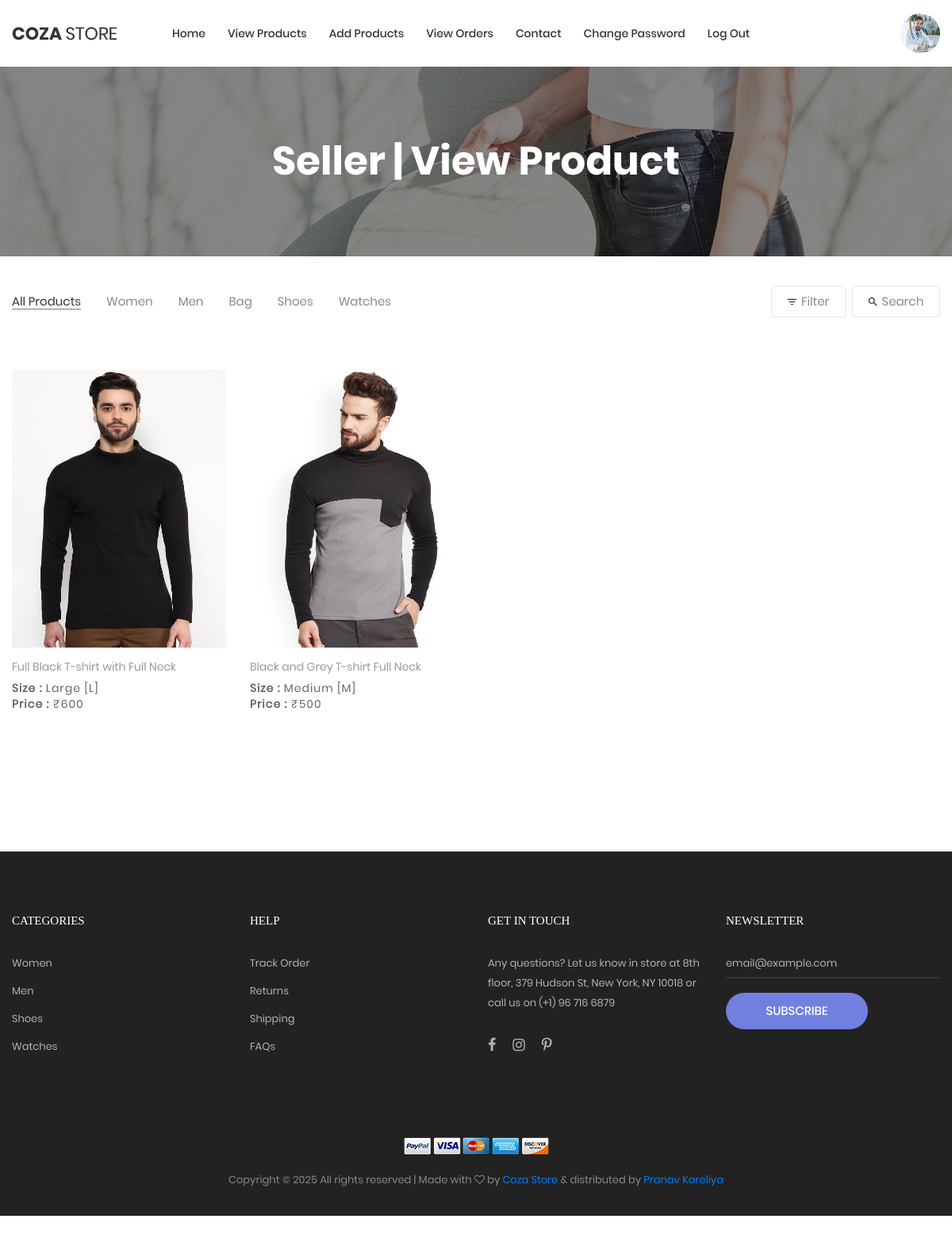
/seller_view_product/ (signed in), run on an earlier commit of the app's database.
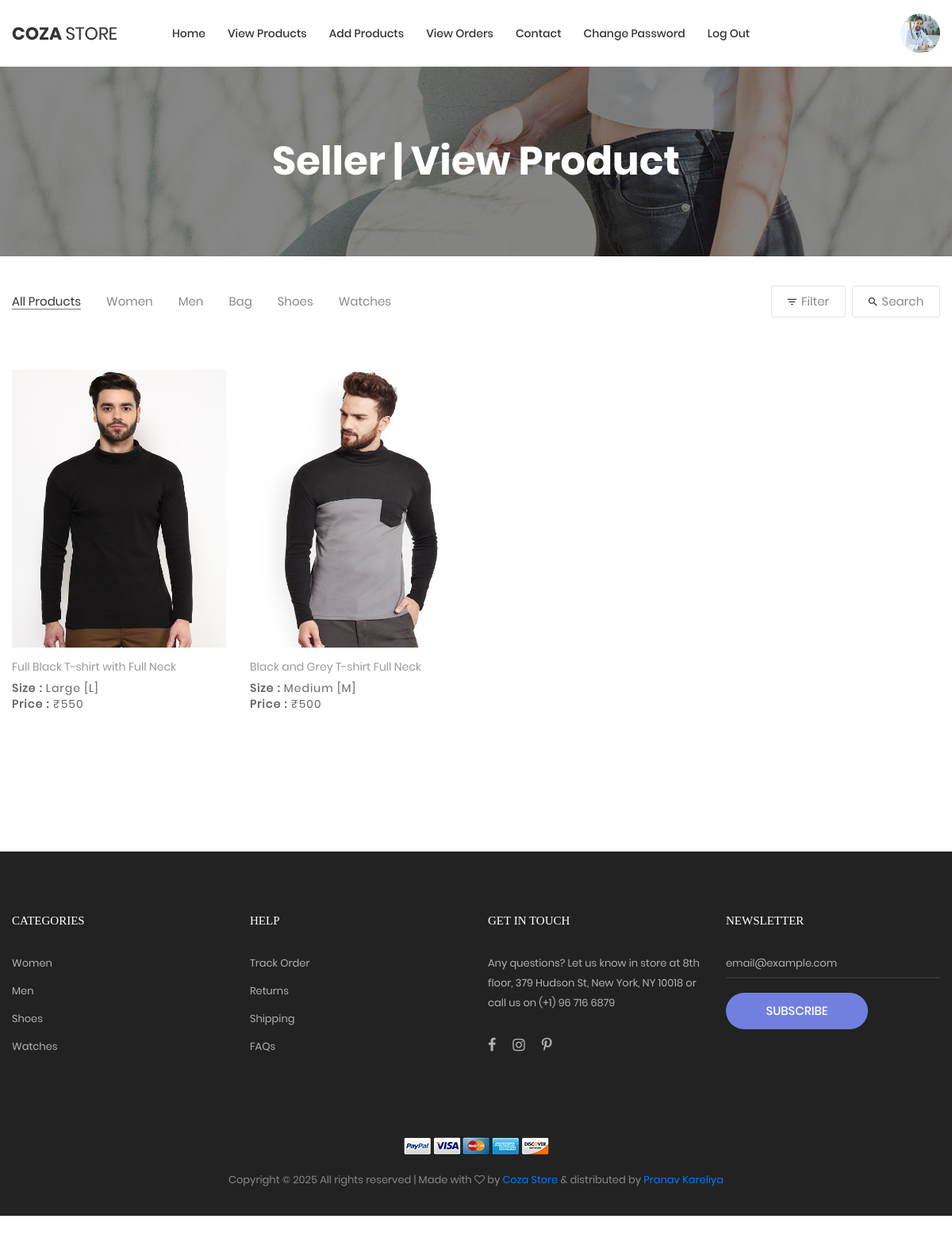
And on a later commit of the database.
### myapp/models.py (models this page shows, shortened)
class Product(models.Model):
    category=(
        ("men","men"),
        ("women","women"),
        ("kids","kids"),
    )
    size=(
        ("s","s"),
        ("m","m"),
        ("l","l"),
        ("xl","xl"),
        ("xxl","xxl"),
    )
    seller=models.ForeignKey(User,on_delete=models.CASCADE)
    product_category=models.CharField(max_length=100,choices=category)
    product_size=models.CharField(max_length=100,choices=size)
    product_name=models.CharField(max_length=100)
    product_price=models.PositiveIntegerField()
    product_picture=models.ImageField(upload_to="product_picture/")
    product_desc=models.TextField()

### myapp/views.py (the view)
# urls.py: path('seller_view_product/',views.seller_view_product,name='seller_view_product'),
def seller_view_product(request):
    seller=User.objects.get(email=request.session['email'])
    products=Product.objects.filter(seller=seller)
    return render(request, 'seller_view_product.html',{'products':products})

### myapp/templates/seller_view_product.html (shortened to what this page needs)
{% extends 'seller_header.html' %}
{% load static %}
{% block content %}
<!DOCTYPE html>
<html lang="en">
<head>
</head>
<body class="animsition">
    <section class="bg-img1 txt-center p-lr-15 p-tb-92"
        style="background-image: url('{% static 'images/bg-01.jpg' %}');">
        <h2 class="ltext-105 cl0 txt-center">
            Seller | View Product
        </h2>
    </section>
    <div class="bg0 m-t-23 p-b-140">
        <div class="container">
            <div class="flex-w flex-sb-m p-b-52">
                <div class="flex-w flex-l-m filter-tope-group m-tb-10">
                    <button class="stext-106 cl6 hov1 bor3 trans-04 m-r-32 m-tb-5 how-active1" data-filter="*">
                        All Products
                    </button>
                    <button class="stext-106 cl6 hov1 bor3 trans-04 m-r-32 m-tb-5" data-filter=".women">
                        Women
                    </button>
                    <button class="stext-106 cl6 hov1 bor3 trans-04 m-r-32 m-tb-5" data-filter=".men">
                        Men
                    </button>
                    <button class="stext-106 cl6 hov1 bor3 trans-04 m-r-32 m-tb-5" data-filter=".bag">
                        Bag
                    </button>
                    <button class="stext-106 cl6 hov1 bor3 trans-04 m-r-32 m-tb-5" data-filter=".shoes">
                        Shoes
                    </button>
                    <button class="stext-106 cl6 hov1 bor3 trans-04 m-r-32 m-tb-5" data-filter=".watches">
                        Watches
                    </button>
                </div>
                <div class="flex-w flex-c-m m-tb-10">
                    <div
                        class="flex-c-m stext-106 cl6 size-104 bor4 pointer hov-btn3 trans-04 m-r-8 m-tb-4 js-show-filter">
                        <i class="icon-filter cl2 m-r-6 fs-15 trans-04 zmdi zmdi-filter-list"></i>
                        Filter
                    </div>
                    <div class="flex-c-m stext-106 cl6 size-105 bor4 pointer hov-btn3 trans-04 m-tb-4 js-show-search">
                        <i class="icon-search cl2 m-r-6 fs-15 trans-04 zmdi zmdi-search"></i>
                        Search
                    </div>
                </div>
            </div>
            <div class="row isotope-grid">
                {% for i in products %}
                <div class="col-sm-6 col-md-4 col-lg-3 p-b-35 isotope-item {{i.product_category}}">
                    <div class="block2">
                        <div class="block2-pic hov-img0">
                            <img src="{{i.product_picture.url}}" alt="IMG-PRODUCT" style="width:280px;height: 350px;">
                        </div>
                        <div class="block2-txt flex-w flex-t p-t-14">
                            <div class="block2-txt-child1 flex-col-l ">
                                <a href="{% url 'seller_product_details' pk=i.pk %}" class="stext-104 cl4 hov-cl1 trans-04 js-name-b2 p-b-6">
                                    {{i.product_name}}
                                </a>
                                <span class="stext-105 cl3">
                                    {% if i.product_size == 's' %}
									    <b>Size : </b> Small [S]
                                    {% elif i.product_size == 'm' %}
                                        <b>Size : </b> Medium [M]
                                    {% elif i.product_size == 'l' %}
                                        <b>Size : </b> Large [L]
                                    {% elif i.product_size == 'xl' %}
                                        <b>Size : </b> Extra Large [XL]
                                    {% elif i.product_size == 'xxl' %}
                                        <b>Size : </b> Extra Extra Large [XXL]
                                    {% endif %}
								</span>
								<span class="stext-105 cl3">
									<b>Price : </b>₹{{i.product_price}}
								</span>
                            </div>
                        </div>
                    </div>
                </div>
                {% endfor %}
            </div>
        </div>
    </div>
</body>
</html>
{% endblock %}

What changed in the data, as far as the page shows it:
changed Product "Full Black T-shirt with Full Neck": product_price "600" → "550"
